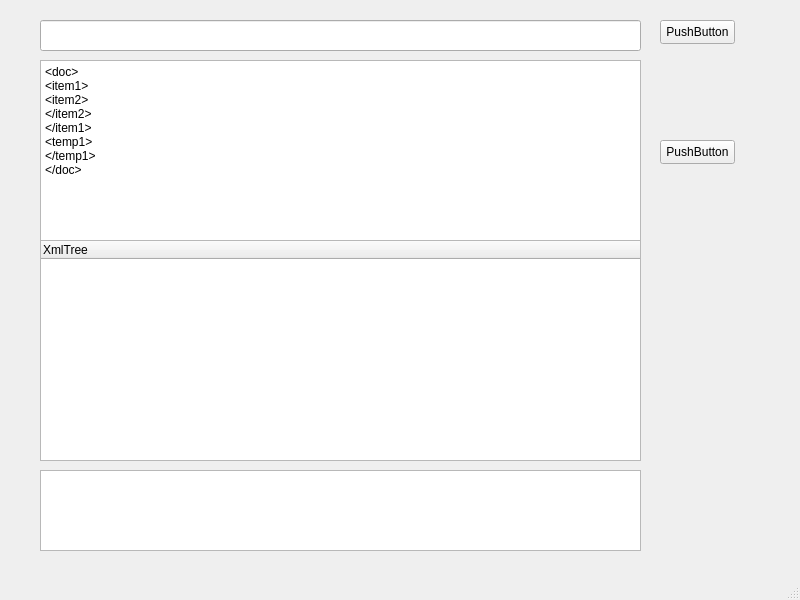
<?xml version="1.0" encoding="UTF-8"?>
<ui version="4.0">
 <class>MainWindow</class>
 <widget class="QMainWindow" name="MainWindow">
  <property name="geometry">
   <rect>
    <x>0</x>
    <y>0</y>
    <width>800</width>
    <height>600</height>
   </rect>
  </property>
  <property name="windowTitle">
   <string>MainWindow</string>
  </property>
  <widget class="QWidget" name="centralwidget">
   <widget class="QPushButton" name="pushButton">
    <property name="geometry">
     <rect>
      <x>660</x>
      <y>140</y>
      <width>75</width>
      <height>24</height>
     </rect>
    </property>
    <property name="text">
     <string>PushButton</string>
    </property>
   </widget>
   <widget class="QTreeWidget" name="treeWidget">
    <property name="geometry">
     <rect>
      <x>40</x>
      <y>240</y>
      <width>601</width>
      <height>221</height>
     </rect>
    </property>
    <column>
     <property name="text">
      <string notr="true">XmlTree</string>
     </property>
    </column>
   </widget>
   <widget class="QTextEdit" name="textEdit">
    <property name="geometry">
     <rect>
      <x>40</x>
      <y>60</y>
      <width>601</width>
      <height>181</height>
     </rect>
    </property>
    <property name="html">
     <string>&lt;!DOCTYPE HTML PUBLIC &quot;-//W3C//DTD HTML 4.0//EN&quot; &quot;http://www.w3.org/TR/REC-html40/strict.dtd&quot;&gt;
&lt;html&gt;&lt;head&gt;&lt;meta name=&quot;qrichtext&quot; content=&quot;1&quot; /&gt;&lt;meta charset=&quot;utf-8&quot; /&gt;&lt;style type=&quot;text/css&quot;&gt;
p, li { white-space: pre-wrap; }
&lt;/style&gt;&lt;/head&gt;&lt;body style=&quot; font-family:'Segoe UI'; font-size:9pt; font-weight:400; font-style:normal;&quot;&gt;
&lt;p style=&quot; margin-top:0px; margin-bottom:0px; margin-left:0px; margin-right:0px; -qt-block-indent:0; text-indent:0px;&quot;&gt;&amp;lt;doc&amp;gt;&lt;/p&gt;
&lt;p style=&quot; margin-top:0px; margin-bottom:0px; margin-left:0px; margin-right:0px; -qt-block-indent:0; text-indent:0px;&quot;&gt;&amp;lt;item1&amp;gt;&lt;/p&gt;
&lt;p style=&quot; margin-top:0px; margin-bottom:0px; margin-left:0px; margin-right:0px; -qt-block-indent:0; text-indent:0px;&quot;&gt;&amp;lt;item2&amp;gt;&lt;/p&gt;
&lt;p style=&quot; margin-top:0px; margin-bottom:0px; margin-left:0px; margin-right:0px; -qt-block-indent:0; text-indent:0px;&quot;&gt;&amp;lt;/item2&amp;gt;&lt;/p&gt;
&lt;p style=&quot; margin-top:0px; margin-bottom:0px; margin-left:0px; margin-right:0px; -qt-block-indent:0; text-indent:0px;&quot;&gt;&amp;lt;/item1&amp;gt;&lt;/p&gt;
&lt;p style=&quot; margin-top:0px; margin-bottom:0px; margin-left:0px; margin-right:0px; -qt-block-indent:0; text-indent:0px;&quot;&gt;&amp;lt;temp1&amp;gt;&lt;/p&gt;
&lt;p style=&quot; margin-top:0px; margin-bottom:0px; margin-left:0px; margin-right:0px; -qt-block-indent:0; text-indent:0px;&quot;&gt;&amp;lt;/temp1&amp;gt;&lt;/p&gt;
&lt;p style=&quot; margin-top:0px; margin-bottom:0px; margin-left:0px; margin-right:0px; -qt-block-indent:0; text-indent:0px;&quot;&gt;&amp;lt;/doc&amp;gt;&lt;/p&gt;&lt;/body&gt;&lt;/html&gt;</string>
    </property>
   </widget>
   <widget class="QTextBrowser" name="textBrowser">
    <property name="geometry">
     <rect>
      <x>40</x>
      <y>470</y>
      <width>601</width>
      <height>81</height>
     </rect>
    </property>
   </widget>
   <widget class="QPushButton" name="FileOpen">
    <property name="geometry">
     <rect>
      <x>660</x>
      <y>20</y>
      <width>75</width>
      <height>24</height>
     </rect>
    </property>
    <property name="text">
     <string>PushButton</string>
    </property>
   </widget>
   <widget class="QLineEdit" name="FileFolder">
    <property name="geometry">
     <rect>
      <x>40</x>
      <y>20</y>
      <width>601</width>
      <height>31</height>
     </rect>
    </property>
   </widget>
  </widget>
  <widget class="QMenuBar" name="menubar">
   <property name="geometry">
    <rect>
     <x>0</x>
     <y>0</y>
     <width>800</width>
     <height>22</height>
    </rect>
   </property>
  </widget>
  <widget class="QStatusBar" name="statusbar"/>
 </widget>
 <resources/>
 <connections/>
</ui>
